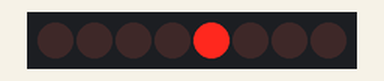
A sketch run on a simulated ESP8266 (NodeMCU). On the bench: 8 shift-register outputs drawn as a row of LEDs (first output left, lit = HIGH). Wiring (inferred from the names in the program): shift register (74HC595): data D2; shift clock D0; latch D1. Wiring (inferred from the signals the program sends): row of LEDs: on Q0, Q1, Q2, Q3, Q4, Q5, Q6, Q7.

Above: at 0.2 s.
At 1.2 s:
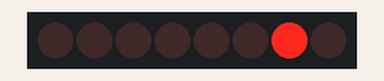
At 2.7 s:
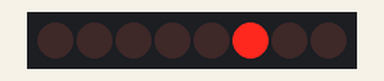
At 3.7 s:
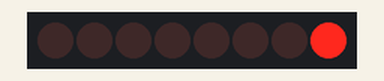
Timing chart, 0 to 4.6 s (numbered marks = the images above):
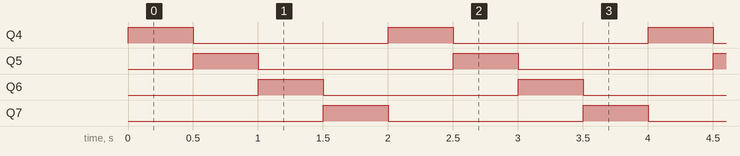

The sketch:

Matrix_Test.ino
```cpp
//Program to test led matrix by glowing each row

#define latchPin D1
#define clockPin D0
#define dataPin D2

byte leds = 0;

void setup() {
  pinMode(latchPin, OUTPUT);
  pinMode(dataPin, OUTPUT);
  pinMode(clockPin, OUTPUT);
}

void loop() {
  //Loop through each row
  for (int i = 0; i < 4; i++) {
    leds = 1 << (3 - i);
    updateShiftRegister();
    delay(500);
  }
}

//Function to update shift register value
void updateShiftRegister() {
  digitalWrite(latchPin, LOW);
  shiftOut(dataPin, clockPin, LSBFIRST, leds);
  digitalWrite(latchPin, HIGH);
}
```

Measured:
- by itself, Q4–7: alternates HIGH for 0.50 s and LOW for 1.5 s
- by itself, everything shown: repeats every 2.0 s, in 4 steps
